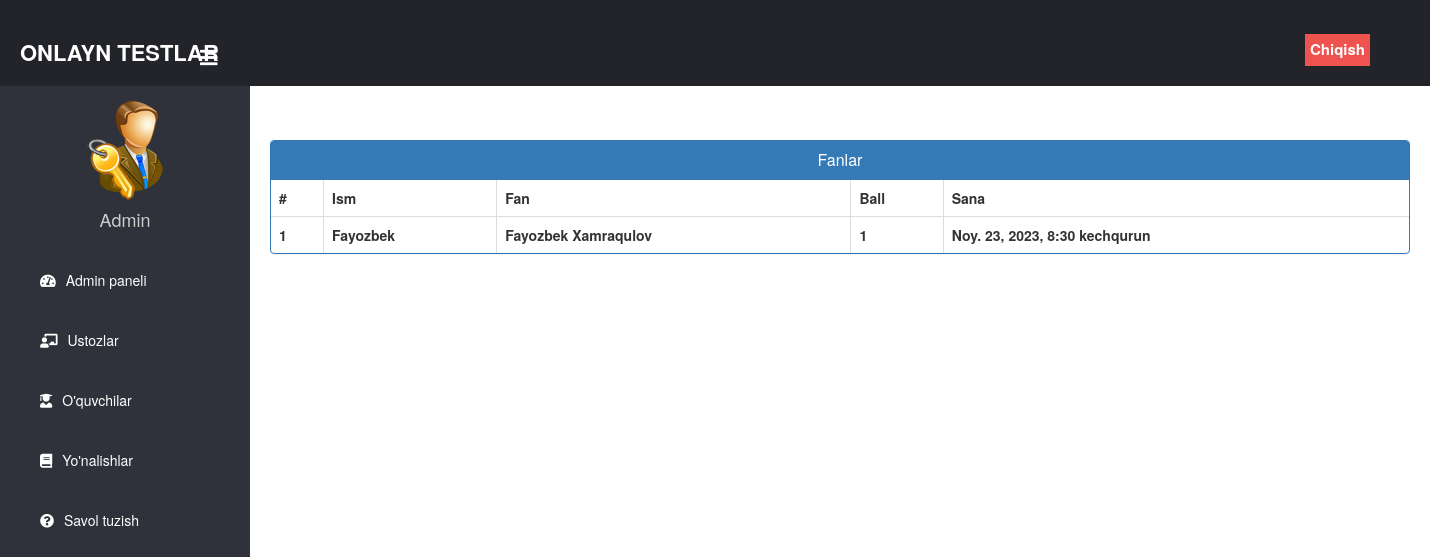
The page /result-pupil/16 (signed in) on the database as committed earlier.
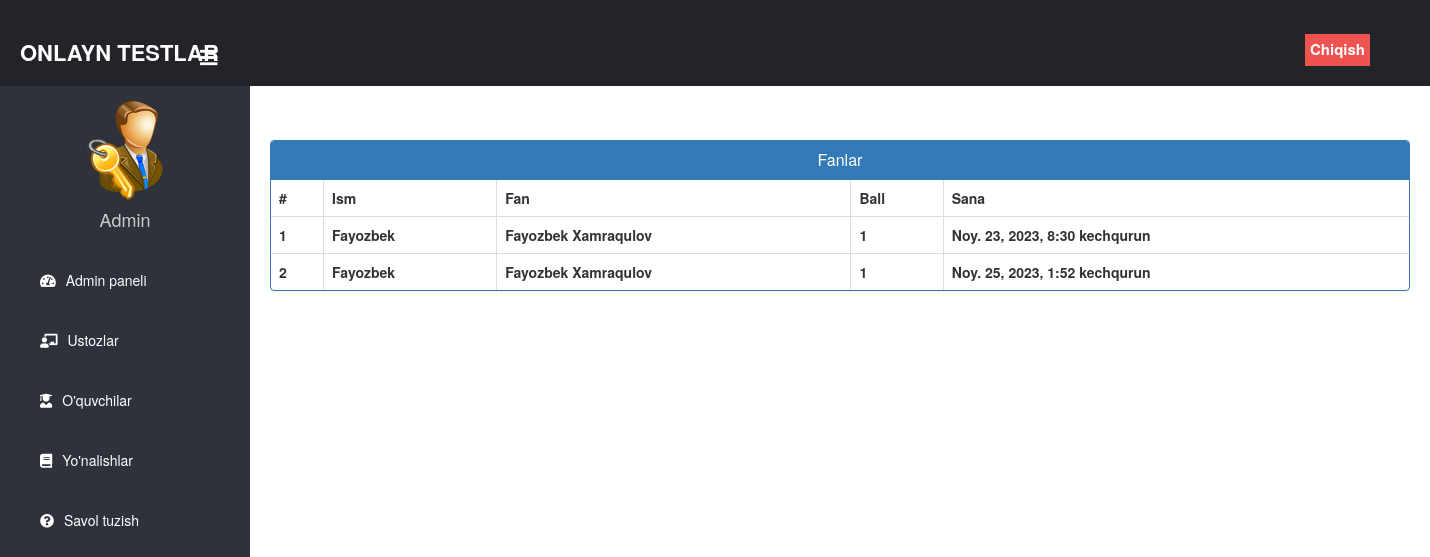
The same page on the database as committed later.
### exam/models.py (models this page shows, shortened)
class Result(models.Model):
    student = models.ForeignKey(Student,on_delete=models.CASCADE)
    exam = models.ForeignKey(Course,on_delete=models.CASCADE)
    marks = models.PositiveIntegerField()
    date = models.DateTimeField(auto_now=True)

class Course(models.Model):
   course_name = models.CharField(max_length=50)
   question_number = models.PositiveIntegerField()
   total_marks = models.PositiveIntegerField()
   def __str__(self):
        return self.course_name

### student/models.py (models this page shows, shortened)
class Student(models.Model):
    user=models.OneToOneField(User,on_delete=models.CASCADE)
    profile_pic= models.ImageField(upload_to='profile_pic/Student/', null=True, blank=True)
    address = models.CharField(max_length=40)
    mobile = models.CharField(max_length=20,null=False)
    def __str__(self):
        return self.user.first_name

### exam/views.py (the view)
# urls.py: path('result-pupil/<int:pk>', views.view_result_pupils, name='view-result')
@login_required(login_url='adminlogin')
def view_result_pupils(request, pk):
    result_pupil = Result.objects.all().filter(exam_id=pk)
    return render(request, 'exam/result_pupil.html', {'result_pupil': result_pupil})

### templates/exam/result_pupil.html (shortened to what this page needs)
{% extends 'exam/adminbase.html' %}
{% load widget_tweaks %}
{% block content %}
<head>
  <link href="//netdna.bootstrapcdn.com/bootstrap/3.0.0/css/bootstrap.min.css" rel="stylesheet" id="bootstrap-css">
</head>
<br><br>
<div class="container">
  <div class="panel panel-primary">
    <div class="panel-heading">
      <h6 class="panel-title">Fanlar</h6>
    </div>
    <table class="table table-hover table-bordered" id="dev-table">
      <thead>
        <tr>
          <th>#</th>
          <th>Ism</th>
          <th>Fan</th>
          <th>Ball</th>
          <th>Sana</th>
        </tr>
      </thead>
      <tbody>
        {% for rp in result_pupil %}
            <tr>
                <th>{{ forloop.counter }}</th>
                <th>{{ rp.student }}</th>
                <th>{{ rp.exam }}</th>
                <th>{{ rp.marks }}</th>
                <th>{{ rp.date }}</th>
            </tr>
        {% endfor %}
      </tbody>
    </table>
  </div>
</div>
{% endblock content %}

Rows that differ between the two databases and show on the page:
added Result: student "Fayozbek", exam "Fayozbek Xamraqulov", marks "1", date "Noy. 25, 2023, 1:52 kechqurun"
